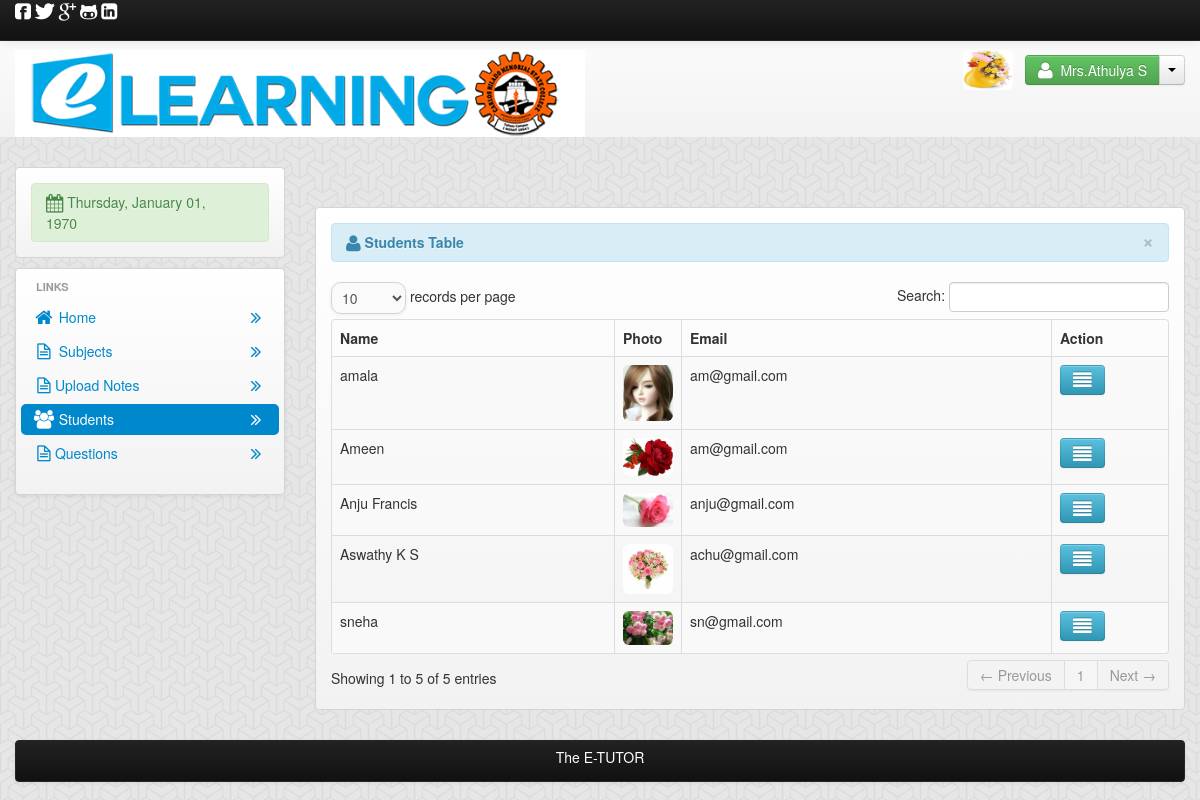
Page /students.php (signed in) on the committed database.
### tables this page shows
CREATE TABLE `tbl_teacher` (
  `teacher_id` int(11) NOT NULL AUTO_INCREMENT,
  `dept_id` int(11) NOT NULL,
  `username` varchar(150) NOT NULL,
  `password` varchar(150) NOT NULL,
  `firstname` varchar(150) NOT NULL,
  `lastname` varchar(150) NOT NULL,
  `middlename` varchar(150) NOT NULL,
  `email` varchar(150) NOT NULL,
  `student_id` int(11) NOT NULL,
  `image` varchar(500) NOT NULL,
  PRIMARY KEY (`teacher_id`)
);

CREATE TABLE `tbl_student` (
  `student_id` int(11) NOT NULL AUTO_INCREMENT,
  `fullname` varchar(150) NOT NULL,
  `dept_id` int(11) NOT NULL,
  `course_id` varchar(11) NOT NULL,
  `username` varchar(150) NOT NULL,
  `password` varchar(10) NOT NULL,
  `gender` varchar(150) NOT NULL,
  `email` varchar(150) NOT NULL,
  `contactno` varchar(150) NOT NULL,
  `city` varchar(150) NOT NULL,
  `image` varchar(200) NOT NULL,
  `due` varchar(10) NOT NULL,
  `status` int(11) NOT NULL,
  PRIMARY KEY (`student_id`)
);

### session.php (called while the page is built, shortened)
<?php
$session_id=$_SESSION['id'];
?>

### students.php (the view, shortened to what this page needs)
<?php
include('header.php');
include ('session.php');
$user_query = mysql_query("select * from tbl_teacher where teacher_id='$session_id'") or die(mysql_error());
$user_row = mysql_fetch_array($user_query);
?>
<body>
    <?php include('navhead_user.php'); ?>
    <div class="container">
        <div class="row-fluid">
            <div class="span3">
                <div class="hero-unit-3">
                    <div class="alert-index alert-success">
                        <i class="icon-calendar icon-large"></i>
                        <?php
                        $Today = date('y:m:d');
                        $new = date('l, F d, Y', strtotime($Today));
                        echo $new;
                        ?>
                    </div>
                </div>
                <div class="hero-unit-1">
                    <ul class="nav  nav-pills nav-stacked">
                        <li class="nav-header">Links</li>
                        <li>
                            <a href="teacher_home.php"><i class="icon-home icon-large"></i>&nbsp;Home
                                <div class="pull-right">
                                    <i class="icon-double-angle-right icon-large"></i>
                                </div>
                            </a>
                        </li>
                        <li><a href="teacher_subject.php"><i class="icon-file-alt icon-large"></i>&nbsp;Subjects
                                <div class="pull-right">
                                    <i class="icon-double-angle-right icon-large"></i>
                                </div>
                            </a></li>
							<li><a href="teacher_subject.php"><i class="icon-file-alt icon-large"></i>Upload Notes
                                <div class="pull-right">
                                    <i class="icon-double-angle-right icon-large"></i>
                                </div>
                            </a></li>
                        <li    class="active"><a href="students.php"><i class="icon-group icon-large"></i>&nbsp;Students
                                <div class="pull-right">
                                    <i class="icon-double-angle-right icon-large"></i>
                                </div>
                            </a></li>
						<li><a href="AddQns.php"><i class="icon-file-alt icon-large"></i>Questions
                                <div class="pull-right">
                                    <i class="icon-double-angle-right icon-large"></i>
                                </div>
                            </a></li>
                    </ul>
                </div>
            </div>
            <div class="span9">
                <br>
                <br>
                <div class="hero-unit-3">
                    <table cellpadding="0" cellspacing="0" border="0" class="table table-striped table-bordered" id="example">
                        <div class="alert alert-info">
                            <button type="button" class="close" data-dismiss="alert">&times;</button>
                            <strong><i class="icon-user icon-large"></i>&nbsp;Students Table</strong>
                        </div>
                        <thead>
                            <tr>
                                <th>Name</th>
                                <th>Photo</th>
								<th>Email</th>
                                <th>Action</th>
                            </tr>
                        </thead>
                        <tbody>
                            <?php
                            $query = mysql_query("select distinct student_id from tbl_class where teacher_id = '$session_id'") or die(mysql_error());
                            while ($row = mysql_fetch_array($query)) {
                                $student_id = $row['student_id'];
                                $student_query = mysql_query("select * from tbl_student where student_id='$student_id'") or die(mysql_error());
                                $student_row = mysql_fetch_array($student_query);
                                ?>
                                <tr class="odd gradeX">
                            <td><?php echo $student_row['fullname']; ?></td>
                            <td width="50"><img class="img img-rounded" src="admin/<?php echo $student_row['image']; ?>" width="50" height="50"></td>
							<td><?php echo $student_row['email']; ?></td>
                            <td width="100">
                                <a rel="tooltip"  title="View More Info" id="e<?php echo $student_id; ?>" href="#view<?php echo $student_id; ?>" role="button"  data-toggle="modal" class="btn btn-info"><i class="icon-align-justify icon-large"></i></a>
                            </tr>
                        <?php } ?>
						</tbody>
                    </table>
                </div>
            </div>
        </div>
        <?php include('footer.php'); ?>
    </div>
</div>
</body>
</html>

### header.php (shortened to what this page needs)
<!DOCTYPE html>
<html lang="en">
    <head>
        <link href="admin/css/bootstrap.css" rel="stylesheet" type="text/css" media="screen">
        <link href="admin/css/bootstrap-responsive.css" rel="stylesheet" type="text/css" media="screen">
        <link href="admin/css/font-awesome.min.css" rel="stylesheet" type="text/css" media="screen">
        <link rel="stylesheet" type="text/css" href="admin/css/DT_bootstrap.css">
    </head>
    <link rel="stylesheet" href="admin/themes/default/default.css" type="text/css" media="screen" />
    <link rel="stylesheet" href="admin/themes/light/light.css" type="text/css" media="screen" />
    <link rel="stylesheet" href="admin/themes/dark/dark.css" type="text/css" media="screen" />
    <link rel="stylesheet" href="admin/themes/bar/bar.css" type="text/css" media="screen" />
    <link rel="stylesheet" href="admin/css/nivo-slider.css" type="text/css" media="screen" />

### navhead_user.php (shortened to what this page needs)
<div class="row-fluid">
    <div class="span12">
        <div class="navbar navbar-fixed-top navbar-inverse">
            <div class="navbar-inner">
                <div class="container">
                    <div class="nav-collapse collapse">
                       <i class="icon-facebook-sign icon-large" id="color_white"></i>
                        <i class="icon-twitter icon-large" id="color_white"></i>
                        <i class="icon-google-plus icon-large" id="color_white"></i>
                        <i class="icon-github-alt icon-large" id="color_white"></i>
                        <i class="icon-linkedin-sign icon-large" id="color_white"></i>
                    </div>
                </div>
            </div>
        </div>
        <div class="hero-unit-header">
            <div class="container">
                <div class="row-fluid">
                    <div class="span12">
                        <div class="row-fluid">
                            <div class="span6">
                             <img src="admin/images/head.png">
                            </div>
                            <div class="span6">
                                <div class="pull-right">
                                  <?php
                                    $student_query=mysql_query("select * from tbl_teacher where teacher_id='$session_id'")or die(mysql_error());
                                    $teacher_row=  mysql_fetch_array($student_query);
                                    ?>
                                     <img  src="admin/<?php echo $teacher_row['image']; ?>"  class="img img-rounded" id="picture">
                                    <div class="btn-group">
                                        <button class="btn btn-success"><i class="icon-user icon-large"></i>&nbsp; <?php echo $user_row['firstname'] . " " . $user_row['lastname']; ?></button>
                                        <button class="btn dropdown-toggle" data-toggle="dropdown">
                                            <span class="caret"></span>
                                        </button>
                                    </div>
                                </div>
                            </div>
                        </div>
                    </div>
                </div>
            </div>
        </div>

### footer.php (shortened to what this page needs)
<br>
<div class="navbar  navbar-inverse">
    <div class="navbar-inner">
        <div class="footerindex">
            <center>The E-TUTOR</center>
        </div>
    </div>
</div>
</div>

### rows in the picture
tbl_teacher: image (picture), firstname "Mrs.Athulya", lastname "S"
tbl_student: fullname "Anju Francis", image (picture), email "anju@gmail.com"
tbl_student: fullname "Ameen", image (picture), email "am@gmail.com"
tbl_student: fullname "Aswathy K S", image (picture), email "achu@gmail.com"
tbl_student: fullname "sneha", image (picture), email "sn@gmail.com"
tbl_student: fullname "amala", image (picture), email "am@gmail.com"
